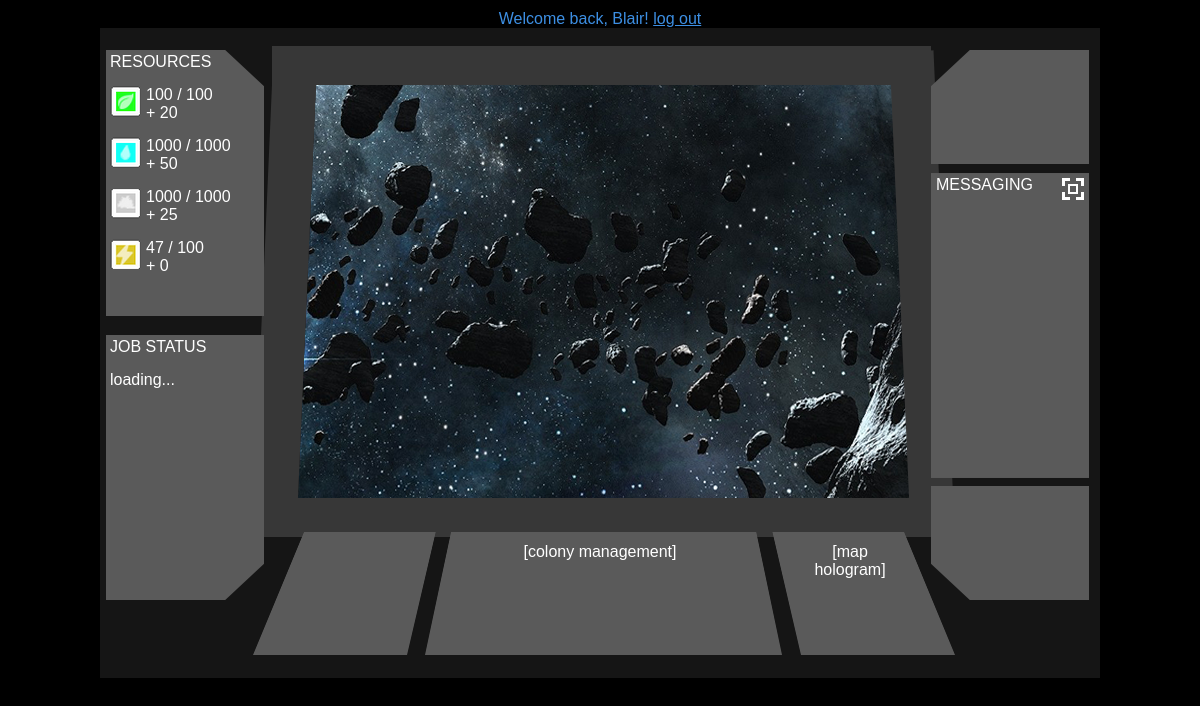
The app's page /?p=command_center (signed in), older data.
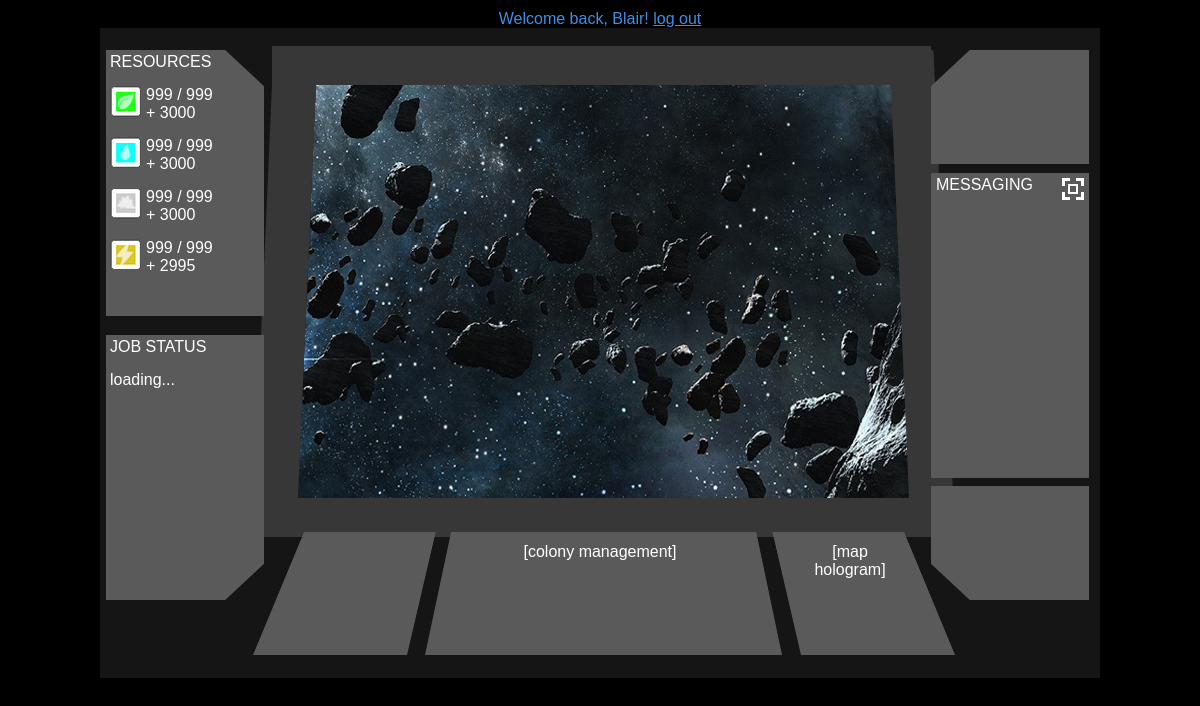
The same page, newer data.
### tables this page shows
CREATE TABLE `users` (
  `id` int(10) unsigned NOT NULL AUTO_INCREMENT,
  `username` varchar(16) NOT NULL,
  `password` varchar(42) NOT NULL,
  `cookie_login_key` varchar(42) NOT NULL,
  `email` varchar(35) NOT NULL,
  `group` varchar(6) NOT NULL,
  `date_registered` bigint(20) unsigned NOT NULL,
  `last_login` bigint(20) unsigned NOT NULL,
  PRIMARY KEY (`id`),
  KEY `username` (`username`)
);

CREATE TABLE `colonies` (
  `id` int(10) unsigned NOT NULL AUTO_INCREMENT,
  `player_id` int(11) NOT NULL,
  `x_coord` int(11) NOT NULL,
  `y_coord` int(11) NOT NULL,
  `last_resource_update` int(11) unsigned NOT NULL,
  `resource1_capacity` int(11) NOT NULL,
  `resource1_stock` float NOT NULL,
  `resource1_production_rate` int(11) NOT NULL,
  `resource1_consumption_rate` int(11) NOT NULL,
  `resource2_capacity` int(11) NOT NULL,
  `resource2_stock` float NOT NULL,
  `resource2_production_rate` int(11) NOT NULL,
  `resource2_consumption_rate` int(11) NOT NULL,
  `resource3_capacity` int(11) NOT NULL,
  `resource3_stock` float NOT NULL,
  `resource3_production_rate` int(11) NOT NULL,
  `resource3_consumption_rate` int(11) NOT NULL,
  `resource4_capacity` int(11) NOT NULL,
  `resource4_stock` float NOT NULL,
  `resource4_production_rate` int(11) NOT NULL,
  `resource4_consumption_rate` int(11) NOT NULL,
  PRIMARY KEY (`id`)
);

### index.php (called while the page is built, shortened)
<?php
require(WEBROOT .'classes/Page.php');
require(WEBROOT .'classes/User.php');
require(WEBROOT .'classes/Colony.php');
$User = new User();
$Page = new Page($_GET['p'], 'game');
$Page->execute();
$Page->render();
?>

### classes/Colony_Resource.php (called while the page is built)
<?php
class Colony_Resource
{
	public $stock, $capacity, $production_rate, $consumption_rate;
	function __construct($capacity, $stock, $production_rate, $consumption_rate)
	{
		$this->capacity = $capacity;
		$this->stock = $stock;
		$this->production_rate = $production_rate;
		$this->consumption_rate = $consumption_rate;
	}
	public function update($hours_passed)
	{
		$net_prod_rate = $this->production_rate - $this->consumption_rate;
		$this->stock += ( $hours_passed * $net_prod_rate);
		if ( $this->stock > $this->capacity )
			$this->stock = $this->capacity;
	}
}
?>

### classes/Colony.php (called while the page is built, shortened)
<?php
class Colony
{
	public $id, $player_id, $x_coord, $y_coord, $last_resource_update, $resources;
	function __construct($id)
	{
		$this->id = $id;
		$this->fetch_data();
	}
	public function fetch_data()
	{
		global $Mysql;
		$colony_qry = $Mysql->query("SELECT * FROM `colonies`
			WHERE `id`=". $this->id);
	}
}
?>

### classes/User.php (called while the page is built, shortened)
<?php
class User
{
	public $id, $username, $email, $group, $colony_ids;
	function __construct()
	{
		if ( $this->logged_in() )
		{
			$this->id = $_SESSION['user_id'];
			$this->get_user_data_from_database();
		}
	}
	public function logged_in()
	{
		if ( isset($_SESSION['user_id']) )
		{
			return true;
		}
	}
	public function get_user_data_from_database()
	{
		global $Mysql;
		$user_qry = $Mysql->query("SELECT * FROM `users`
			WHERE `id`=". $this->id);
		$user_qry->data_seek(0);
		$user_row = $user_qry->fetch_assoc();
		$this->id = $user_row['id'];
		$this->username = $user_row['username'];
		$colony_ids_query = $Mysql->query("SELECT `id` FROM `colonies` WHERE `player_id` = '". $this->id ."'");
		$colony_id_row = $colony_ids_query->fetch_assoc();
	}
}
?>

### classes/Colony_Resources.php (the view, shortened to what this page needs)
<?php
class Colony_Resources
{
	public function print_summary()
	{
		foreach ( $this as $field => $resource )
		{
			echo '<div style="margin-bottom:15px;">';
			echo	'<div style="float:left; margin-right: 5px;">
						<image src="media/themes/default/images/'. $field .'.png" /> '.
					'</div>'.
					round($resource->stock) .' / '. $resource->capacity .'<br />'.
					'+ '. ($resource->production_rate - $resource->consumption_rate).
					'<div style="clear:left"></div>';
			echo '</div>';
		}
	}
}
?>

### content/command_center.php (shortened to what this page needs)
<?php
$colony = new Colony($User->colony_ids[0]);
$colony->update_resources();
?>
<div id="main_game_UI_div">
	<div class="screen_link" id="link_div_map" style="position:absolute; top:515px; left:700px; height:100px; width:100px; cursor:pointer; color:#ffffff;" >
		[map hologram]
	</div>
	<div class="screen_link" id="link_div_colony_management" style="position:absolute; top:515px; left:350px; height:100px; width:300px; cursor:pointer; color:#ffffff;" >
		[colony management]
	</div>
	<div id="resource_info_div" style="position:absolute; top:25px; left:10px; height:260px; width:150px; text-align:left; color:#ffffff;" >
		<div class="menu_title_mini">RESOURCES</div>
		<div id="col_res_out_div">
			<?php $colony->resources->print_summary(); ?>
		</div>
	</div>
	<div id="job_queue_div_mini" style="position:absolute; top:310px; left:10px; height:260px; width:150px; text-align:left; color:#ffffff;" >
		<div class="menu_title_mini">JOB STATUS</div>
		<div id="jobs_list_mini">loading...</div>
	</div>
	<div id="messaging_div_mini" style="position:absolute; top:148px; left:836px; height:295px; width:150px; text-align:left; color:#ffffff;" >
		<div class="menu_title_mini">MESSAGING</div>
		<img src="media/themes/default/images/maximize.gif" onclick="javascript:maximize_messages();" class="maximize_screen">
	</div>
</div>

### classes/Page.php (shortened to what this page needs)
<?php
class Page
{
	private $name;
	private $content_html;
	private $layout;
	private $meta_description = '[General, brief website description goes here]';
	function __construct($name = null, $layout = 'game')
	{
		$this->name = $this->clean_name($name);
		$this->layout = $layout;
	}
	public function execute()
	{
		include(WEBROOT .'content/'. $this->name .'.php');
		$this->content_html = ob_get_clean();
	}
	public function render()
	{
		echo '<html>';
		echo '<head>';
		$this->head();
		echo '</head>';
		echo '<body>';
		$this->body();
		echo '</body>';
		echo '</html>';
	}
	private function head()
	{
		echo '
			<head>
				<meta http-equiv="Content-Type" content="text/html;charset=ISO-8859-1">
				<title>'. $this->page_title .'</title>
				<meta name="description" content="'. $this->meta_description .'">
				<link rel="stylesheet" type="text/css" href="media/themes/default/main.css" />
				<link rel="stylesheet" type="text/css" href="media/themes/default/buildings.css" />
				<link rel="stylesheet" type="text/css" href="media/themes/default/job_queue.css" />
				<link rel="stylesheet" type="text/css" href="media/themes/default/map.css" />
				<link rel="stylesheet" type="text/css" href="media/themes/default/messaging.css" />
				<link rel="stylesheet" type="text/css" href="media/themes/default/resources.css" />
				<script src="javascript/jquery-1.9.0.min.js" ></script>
				<script src="javascript/lib.js"></script>
			</head>';
	}
	private function body()
	{
		include(WEBROOT .'layouts/'. $this->layout .'1.php');
		echo $this->content_html;
	}
	private function clean_name($s)
	{
		if ( preg_match('/^[a-z,A-Z,0-9,_]+$/', $s) != 1 )
			return 'home';
		else if ( !is_file(WEBROOT .'content/'. $s .'.php') )
		{
			return 'home';
		}
		else
			return $s;
	}
}
?>

### layouts/game1.php
<div class="horizontal-nav1">
	Welcome back, <?php echo $User->username; ?>! <a href="/?p=logout">log out</a>
</div>

### media/themes/default/main.css (style rules this page uses)
body { font-family: "courier, Arial", "Helvetica", "Times New Roman"; color: #3d8fe3; text-align: center; margin: 10px 0px 10px 0px; background-color: black; }
a { color: #3d8fe3; }
#main_game_UI_div { width: 1000px; height: 650px; background-color: #151515; background-image: url('images/main-game-ui-bg.png'); margin-left: auto; margin-right: auto; position: relative; }
.maximize_screen { position:absolute; top:1px; right:1px; }
.menu_title_mini { margin-bottom: 15px; }

### media/themes/default/messaging.css (style rules this page uses)
#messaging_div_mini { position:absolute; top:148px; left:836px; height:295px; width:150px; color:#ffffff; overflow:auto; }

### media/themes/default/resources.css (style rules this page uses)
#resource_info_div { position: absolute; top:25px; left:10px; height:260px; width:150px; text-align: left; color: white; }

Row changes from the older to the newer data that the page shows:
changed colonies: resource1_capacity "100" → "999"; $resource->production_rate-$resource->consumption_rate "20" → "3000"; resource2_capacity "1000" → "999"; $resource->production_rate-$resource->consumption_rate "50" → "3000"; resource3_capacity "1000" → "999"; $resource->production_rate-$resource->consumption_rate "25" → "3000"; resource4_capacity "47" → "999"; resource4_capacity "100" → "999"; $resource->production_rate - $resource->consumption_rate "0" → "2995"
